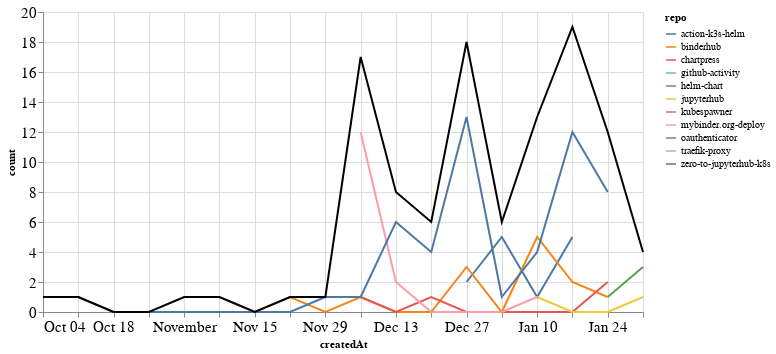

The cell this chart's notebook holds for it:
### Markdown cell above
### PRs

### Code cell
prs_time = prs.groupby('repo').resample('W', on='createdAt').count()['author'].reset_index()
prs_time = prs_time.rename(columns={'author': 'count'})
prs_time_total = prs_time.groupby('createdAt').agg({"count": "sum"}).reset_index()

ch1 = alt.Chart(prs_time, width=600).mark_line().encode(
    x='createdAt',
    y='count',
    color='repo',
    tooltip="repo"
)

ch2 = alt.Chart(prs_time_total, width=600).mark_line(color="black").encode(
    x='createdAt',
    y='count',
)

ch1 + ch2

### Figure 1 — Vega-Lite specification as saved in the notebook (floating-point values rounded to 4 significant figures)
{"config": {"axisLeft": {"labelFontSize": 15}, "axisBottom": {"labelFontSize": 15}}, "layer": [{"data": {"name": "data-92d9797a9e05b23eee3ca366e9b04b91"}, "mark": "line", "encoding": {"color": {"type": "nominal", "field": "repo"}, "tooltip": {"type": "nominal", "field": "repo"}, "x": {"type": "temporal", "field": "createdAt"}, "y": {"type": "quantitative", "field": "count"}}, "width": 600}, {"data": {"name": "data-66e3c419f816528d953e805385d58b8f"}, "mark": {"type": "line", "color": "black"}, "encoding": {"x": {"type": "temporal", "field": "createdAt"}, "y": {"type": "quantitative", "field": "count"}}, "width": 600}], "$schema": "https://vega.github.io/schema/vega-lite/v4.8.1.json", "datasets": {"data-92d9797a9e05b23eee3ca366e9b04b91": [{"repo": "action-k3s-helm", "createdAt": "2020-12-27T00:00:00", "count": 2}, {"repo": "action-k3s-helm", "createdAt": "2021-01-03T00:00:00", "count": 5}, {"repo": "action-k3s-helm", "createdAt": "2021-01-10T00:00:00", "count": 1}, {"repo": "action-k3s-helm", "createdAt": "2021-01-17T00:00:00", "count": 5}, {"repo": "binderhub", "createdAt": "2020-11-01T00:00:00", "count": 1}, {"repo": "binderhub", "createdAt": "2020-11-08T00:00:00", "count": 1}, {"repo": "binderhub", "createdAt": "2020-11-15T00:00:00", "count": 0}, {"repo": "binderhub", "createdAt": "2020-11-22T00:00:00", "count": 1}, {"repo": "binderhub", "createdAt": "2020-11-29T00:00:00", "count": 0}, {"repo": "binderhub", "createdAt": "2020-12-06T00:00:00", "count": 1}, {"repo": "binderhub", "createdAt": "2020-12-13T00:00:00", "count": 0}, {"repo": "binderhub", "createdAt": "2020-12-20T00:00:00", "count": 0}, {"repo": "binderhub", "createdAt": "2020-12-27T00:00:00", "count": 3}, {"repo": "binderhub", "createdAt": "2021-01-03T00:00:00", "count": 0}, {"repo": "binderhub", "createdAt": "2021-01-10T00:00:00", "count": 5}, {"repo": "binderhub", "createdAt": "2021-01-17T00:00:00", "count": 2}, {"repo": "binderhub", "createdAt": "2021-01-24T00:00:00", "count": 1}, {"repo": "chartpress", "createdAt": "2020-12-06T00:00:00", "count": 1}, {"repo": "chartpress", "createdAt": "2020-12-13T00:00:00", "count": 0}, {"repo": "chartpress", "createdAt": "2020-12-20T00:00:00", "count": 1}, {"repo": "chartpress", "createdAt": "2020-12-27T00:00:00", "count": 0}, {"repo": "chartpress", "createdAt": "2021-01-03T00:00:00", "count": 0}, {"repo": "chartpress", "createdAt": "2021-01-10T00:00:00", "count": 0}, {"repo": "chartpress", "createdAt": "2021-01-17T00:00:00", "count": 0}, {"repo": "chartpress", "createdAt": "2021-01-24T00:00:00", "count": 2}, {"repo": "github-activity", "createdAt": "2021-01-10T00:00:00", "count": 1}, {"repo": "helm-chart", "createdAt": "2021-01-24T00:00:00", "count": 1}, {"repo": "helm-chart", "createdAt": "2021-01-31T00:00:00", "count": 3}, {"repo": "jupyterhub", "createdAt": "2021-01-10T00:00:00", "count": 1}, {"repo": "jupyterhub", "createdAt": "2021-01-17T00:00:00", "count": 0}, {"repo": "jupyterhub", "createdAt": "2021-01-24T00:00:00", "count": 0}, {"repo": "jupyterhub", "createdAt": "2021-01-31T00:00:00", "count": 1}, {"repo": "kubespawner", "createdAt": "2020-12-20T00:00:00", "count": 1}, {"repo": "mybinder.org-deploy", "createdAt": "2020-12-06T00:00:00", "count": 12}, {"repo": "mybinder.org-deploy", "createdAt": "2020-12-13T00:00:00", "count": 2}, {"repo": "mybinder.org-deploy", "createdAt": "2020-12-20T00:00:00", "count": 0}, {"repo": "mybinder.org-deploy", "createdAt": "2020-12-27T00:00:00", "count": 0}, {"repo": "mybinder.org-deploy", "createdAt": "2021-01-03T00:00:00", "count": 0}, {"repo": "mybinder.org-deploy", "createdAt": "2021-01-10T00:00:00", "count": 1}, {"repo": "oauthenticator", "createdAt": "2020-12-06T00:00:00", "count": 1}, {"repo": "traefik-proxy", "createdAt": "2020-12-06T00:00:00", "count": 1}, {"repo": "zero-to-jupyterhub-k8s", "createdAt": "2020-10-04T00:00:00", "count": 1}, {"repo": "zero-to-jupyterhub-k8s", "createdAt": "2020-10-11T00:00:00", "count": 1}, {"repo": "zero-to-jupyterhub-k8s", "createdAt": "2020-10-18T00:00:00", "count": 0}, {"repo": "zero-to-jupyterhub-k8s", "createdAt": "2020-10-25T00:00:00", "count": 0}, {"repo": "zero-to-jupyterhub-k8s", "createdAt": "2020-11-01T00:00:00", "count": 0}, {"repo": "zero-to-jupyterhub-k8s", "createdAt": "2020-11-08T00:00:00", "count": 0}, {"repo": "zero-to-jupyterhub-k8s", "createdAt": "2020-11-15T00:00:00", "count": 0}, {"repo": "zero-to-jupyterhub-k8s", "createdAt": "2020-11-22T00:00:00", "count": 0}, {"repo": "zero-to-jupyterhub-k8s", "createdAt": "2020-11-29T00:00:00", "count": 1}, {"repo": "zero-to-jupyterhub-k8s", "createdAt": "2020-12-06T00:00:00", "count": 1}, {"repo": "zero-to-jupyterhub-k8s", "createdAt": "2020-12-13T00:00:00", "count": 6}, {"repo": "zero-to-jupyterhub-k8s", "createdAt": "2020-12-20T00:00:00", "count": 4}, {"repo": "zero-to-jupyterhub-k8s", "createdAt": "2020-12-27T00:00:00", "count": 13}, {"repo": "zero-to-jupyterhub-k8s", "createdAt": "2021-01-03T00:00:00", "count": 1}, {"repo": "zero-to-jupyterhub-k8s", "createdAt": "2021-01-10T00:00:00", "count": 4}, {"repo": "zero-to-jupyterhub-k8s", "createdAt": "2021-01-17T00:00:00", "count": 12}, {"repo": "zero-to-jupyterhub-k8s", "createdAt": "2021-01-24T00:00:00", "count": 8}], "data-66e3c419f816528d953e805385d58b8f": [{"createdAt": "2020-10-04T00:00:00", "count": 1}, {"createdAt": "2020-10-11T00:00:00", "count": 1}, {"createdAt": "2020-10-18T00:00:00", "count": 0}, {"createdAt": "2020-10-25T00:00:00", "count": 0}, {"createdAt": "2020-11-01T00:00:00", "count": 1}, {"createdAt": "2020-11-08T00:00:00", "count": 1}, {"createdAt": "2020-11-15T00:00:00", "count": 0}, {"createdAt": "2020-11-22T00:00:00", "count": 1}, {"createdAt": "2020-11-29T00:00:00", "count": 1}, {"createdAt": "2020-12-06T00:00:00", "count": 17}, {"createdAt": "2020-12-13T00:00:00", "count": 8}, {"createdAt": "2020-12-20T00:00:00", "count": 6}, {"createdAt": "2020-12-27T00:00:00", "count": 18}, {"createdAt": "2021-01-03T00:00:00", "count": 6}, {"createdAt": "2021-01-10T00:00:00", "count": 13}, {"createdAt": "2021-01-17T00:00:00", "count": 19}, {"createdAt": "2021-01-24T00:00:00", "count": 12}, {"createdAt": "2021-01-31T00:00:00", "count": 4}]}}
